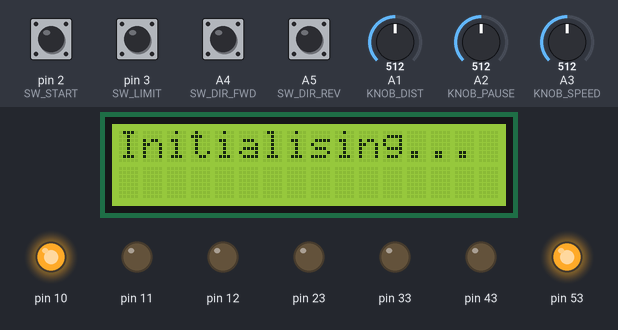
This sketch was run on a simulated Arduino Mega 2560, built with avr-gcc and run on an emulated ATmega2560. On the bench: 16×2 character LCD, output pins drawn as LEDs (lit = HIGH). The inputs (shaded band) are chosen by the test bench; at power-on: A4 (SW_DIR_FWD), A5 (SW_DIR_REV), pin 2 (SW_START), pin 3 (SW_LIMIT) HIGH, A1 (KNOB_DIST) = 512, A2 (KNOB_PAUSE) = 512, A3 (KNOB_SPEED) = 512. Pins used as bus, display or sensor lines are not drawn; what the sketch prints to the serial monitor is not drawn.

Above: at 1.2 s.
1.3 s: pin 2 (SW_START) pulled LOW for 1 s
At 2.2 s:
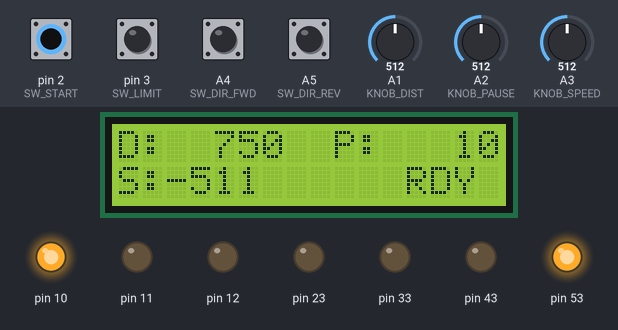
At 3.1 s:
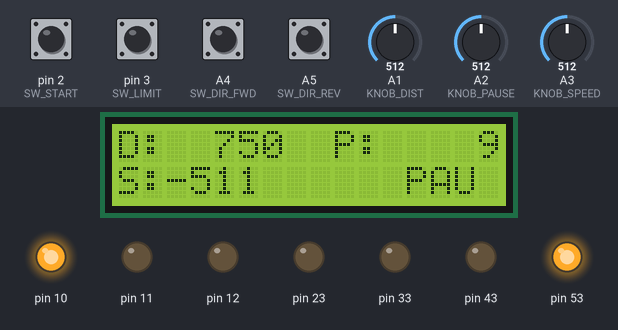
Timing chart, 0 to 13.9 s (numbered marks = the images above; inputs shaded):
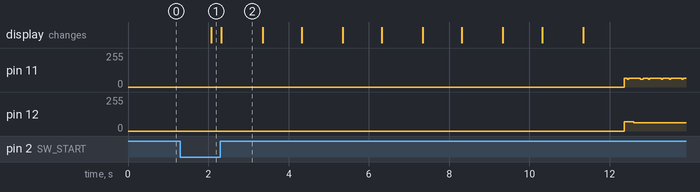

Measured:
- after the input at 1.3 s, pin 12: 0/255 → 69/255 after 11.1 s, → 62/255 0.24 s later; the display: first differs from a run without the input after 1.0 s (image 2)

The sketch:

TickerChooch.ino
```cpp
/*******************************************************************************
 * TickerChooch                                                                *
 *                                                                             *
 * Makes a stepper motor drive along a track for a preprogrammed distance with *
 * pauses for given times. Speed is set in configuration. Details are          *
 * displayed on an LCD panel.                                                  *
 *                                                                             *
 * By Adam Carmichael <carneeki@carneeki.net>                                  *
 * For Emma's Spare Room Machine Shop <missemmajade@gmail.com>                 *
 *                                                                             *
 ******************************************************************************/
#include <limits.h>
#include <stdlib.h>
#include <LiquidCrystal.h>
#include "TickerChooch.h"
#include "X113647Stepper.h"

// data entered vars
uint16_t k_distance       = 0;  // distance knob value
uint16_t k_pauseTime      = 0;  // pause time knob value
uint16_t k_speed          = 0;  // speed knob value

uint16_t distance         = 0;  // distance per chooch() cycle (mm)
uint16_t pauseTime        = 0;  // pause time per chooch() (seconds)
int16_t speed             = 0;  // speed (mm / minute)

volatile bool run                  = false; // direction switch is not neutral
volatile bool fwd                  = true;  // fwd = true, rev = false

// chooch() cycle vars
uint16_t remainingSteps   = 0;  // steps to complete in this chooch() cycle
uint16_t remainingDist    = 0;  // remaining distance in this chooch() cycle
volatile uint16_t reStartTime      = 0;  // time (in millis) pause ends
volatile uint16_t debounce         = 0;  // millis since button press
char isrBuf[255] = "";

// state machine vars
volatile uint8_t nextState         = STATE_INIT;  // state to jump to

// working and scratch values
unsigned long prev        = 0;  // previous time the loop() ran
bool doPaint              = false; // update the LCD screen?

LiquidCrystal lcd(8, 9, 4, 5, 6, 7);
X113647Stepper motor(STEPS_PER_REV, STEP_AP, STEP_AN, STEP_BP, STEP_BN);

void setup()
{
  lcd.begin(16, 2);
  lcd.print("Rebooty party");

  // TODO: remove me after debugging
  Serial.begin(115200);
  Serial.println("Rebooty party");

  // TODO: I am here for testing
  pinMode(23, OUTPUT);
  pinMode(33, OUTPUT);
  pinMode(43, OUTPUT);
  pinMode(53, OUTPUT);
  digitalWrite(23, LOW);
  digitalWrite(33, LOW);
  digitalWrite(43, LOW);
  digitalWrite(53, HIGH);

  // attach the limit switch to an interrupt so we can pause
  // when the carriage reaches the end of the rail
  pinMode(SW_LIMIT, INPUT);
  attachInterrupt(digitalPinToInterrupt(SW_LIMIT), eStop, RISING);

  // attach the start/pause switch to an interrupt so we can pause / start
  pinMode(SW_START, INPUT);
  attachInterrupt(digitalPinToInterrupt(SW_START), startPause, RISING);

  // set up other switch inputs
  pinMode(SW_DIR_FWD, INPUT);
  pinMode(SW_DIR_REV, INPUT);

  pinMode(10, OUTPUT);
  digitalWrite(10, HIGH);
}

void loop()
{
  // show any messages from ISRs
  if(strcmp(isrBuf,"")!=0)
  {
    Serial.println(isrBuf);
    memcpy(isrBuf,"",255);
  }

  // should I paint the screen?
  if(millis() - prev > UPDATE_TIME )
  {
    doPaint = true;
    prev = millis();
  }
  else
    doPaint = false;

  /* State machine:
   *  [STATE_INIT] -> [STATE_DATA] -> [STATE_RUN] <-> [STATE_PAUSE]
   *
   * If a limit switch is hit in [STATE_RUN] or [STATE_PAUSE], then next state
   * is set to [STATE_DATA].
   */
  if(nextState == STATE_INIT)
  {
    if(doPaint)
    {
      paintInit();
      delay(2000);
    }

    nextState = STATE_DATA;

  } // end STATE_INIT
  else if(nextState == STATE_DATA)
  {
    getDir();
    getSpeed();
    getPauseTime();
    getDistance();
    remainingSteps = calcSteps(distance);

    if(doPaint)
      paintData();

  } // end STATE_DATA
  else if(nextState == STATE_RUN)
  {
    if(doPaint)
      paintRun();

    if(remainingSteps - STEPS_PER_CHOOCH > 0 )
      chooch(STEPS_PER_CHOOCH);
    else
    {
      chooch(remainingSteps);
      reStartTime = millis() + (1000*pauseTime);
      nextState = STATE_PAUSE;
    }
  } // end STATE_RUN
  else if(nextState == STATE_PAUSE)
  {
    if(millis() >= reStartTime)
    {
      nextState = STATE_RUN;
      Serial.println("setting state to STATE_RUN");
      return;
    }
    if(doPaint)
      paintPause();
  } // end STATE_PAUSE
  else
  {
    // we shouldn't ever get to this point. enter AvE mode.
    // panic. call for help.
    paintPanic();
    delay(INT_MAX);
  }
}

/**
 * Calculate the number of steps required to travel a given distance
 */
uint16_t calcSteps(uint16_t mm)
{
  return (mm / DIST_PER_REV) * STEPS_PER_REV;
}

/**
 * calculate the RPMs for X113647Stepper.setSpeed();
 * Include direction component
 */
int16_t calcRpm(uint16_t sp)
{
  return (sp / DIST_PER_REV) * (fwd?1:-1);
}

/**
 * Get the distance from the distance knob, but round it
 */
uint16_t getDistance()
{
  uint16_t tmp = 0; // temporary var

  k_distance = analogRead(KNOB_DIST);

  tmp = k_distance / (1023/DIST_INCR); // round to nearest increment
  distance = map( tmp, 0, DIST_INCR, 0, DIST_MAX);

  return distance;
}

/**
 * Get the pause time from the pause time knob, but round it
 */
uint16_t getPauseTime()
{
  uint16_t tmp = 0; // temporary var
  k_pauseTime = analogRead(KNOB_PAUSE);

  tmp = k_pauseTime / (1023/PAUSE_INCR); // round to nearest increment
  pauseTime = map( tmp, 0, PAUSE_INCR, 0, PAUSE_MAX);

  // TODO: remove me after debugging
  pauseTime = 10;

  return pauseTime;
}

int16_t getSpeed()
{
  int16_t tmp = 0; // temporary var for speed

  k_speed = analogRead(KNOB_SPEED);
  tmp = k_speed/(1023/SPEED_INCR); // round to nearest increment
  speed = map( tmp, 0, SPEED_INCR, 0, SPEED_MAX) * (fwd?1:-1);

  return speed;
}

/**
 * read direction switch and set run + direction vars
 */
void getDir()
{
  /*
   * Truth table:
   *
   *   Inputs    Outputs
   *  FWD  REV   run   fwd
   *    0    0     0     0
   *    0    1     1     0
   *    1    0     1     1
   *    1    1     0     0
   *
   *  run = FWD xor  REV;
   *  fwd = FWD and !rev;
   */
  run = digitalRead(SW_DIR_FWD) ^  digitalRead(SW_DIR_REV);
  fwd = digitalRead(SW_DIR_FWD) & !digitalRead(SW_DIR_REV);
}

/**
 * Wrapper for X113647Stepper.step()
 */
void chooch(uint16_t steps)
{
  motor.setSpeed(calcRpm(speed));
  motor.step(steps);
}

void eStop()
{
  // ignore bouncey switches
  if(debounce >= millis() - DEBOUNCE_TIME)
    return;

  debounce = millis();

  nextState = STATE_DATA;
  memcpy(isrBuf,"estop(): Entering ready state...",255);
}

void startPause()
{
  // ignore bouncey switches
  if(debounce >= millis() - DEBOUNCE_TIME)
    return;

  noInterrupts();
  debounce = millis();

  if(nextState == STATE_DATA)
  {
    nextState = STATE_PAUSE;
    reStartTime = millis() + (1000 * pauseTime);
    memcpy(isrBuf,"startPause(): Entering pause...",255);
  }
  else if(nextState == STATE_RUN)
  {
    memcpy(isrBuf,"startPause(): Entering ready state...",255);
    nextState = STATE_DATA;
  }
  interrupts();
}

void paintInit()
{
  char buf[17] = "";
  strcpy(buf, "Initialising...");
  lcd.clear();
  lcd.setCursor(0,0);
  lcd.print(buf);
  Serial.println(buf);
}

void paintData()
{
  char buf[17] = "";
  strcpy(buf, "D:");
  strcat(buf, pad(distance));
  strcat(buf, "  P:");
  strcat(buf, pad(pauseTime));
  lcd.setCursor(0,0);
  lcd.print(buf);
  Serial.println(buf);

  strcpy(buf, "S:");
  strcat(buf, pad(speed));
  strcat(buf, "      ");
  strcat(buf, "RDY");
  lcd.setCursor(0,1);
  lcd.print(buf);
  Serial.println(buf);
}

void paintRun()
{
  char buf[17] = "";
  strcpy(buf, "D:");
  strcat(buf, pad(distance));
  strcat(buf, "  P:");
  strcat(buf, pad(pauseTime));
  lcd.setCursor(0,0);
  lcd.print(buf);
  Serial.println(buf);

  strcpy(buf, "S:");
  strcat(buf, pad(speed));
  strcat(buf, "      ");
  strcat(buf, "RUN");
  lcd.setCursor(0,1);
  lcd.print(buf);
  Serial.println(buf);
}

void paintPause()
{
  char buf[17] = "";
  strcpy(buf, "D:");
  strcat(buf, pad(distance));
  strcat(buf, "  P:");
  strcat(buf, pad( (int) (reStartTime-millis())/1000 ));
  lcd.setCursor(0,0);
  lcd.print(buf);
  Serial.println(buf);

  strcpy(buf, "S:");
  strcat(buf, pad(speed));
  strcat(buf, "      ");
  strcat(buf, "PAU");
  lcd.setCursor(0,1);
  lcd.print(buf);
  Serial.println(buf);
}

void paintPanic()
{
  lcd.clear();
  lcd.setCursor(0,0);
  lcd.print("     PANIC!     ");
  lcd.setCursor(0,1);
  lcd.print("       :(       ");
}

char* pad(uint16_t data)
{
  char buf[8] = "";
  char tmp[8] = "";
  if(data < 10000)  // 4 digit numbers
    strcat(buf, " ");
  if(data <  1000)  // 3 digit numbers
    strcat(buf, " ");
  if(data <   100)  // 2 digit numbers
    strcat(buf, " ");
  if(data <    10)  // 1 digit numbers
    strcat(buf, " ");

  return strcat(buf, itoa(data, tmp, 10));
}
```

TickerChooch.h
```cpp
#ifndef TICKERCHOOCH_H
#define TICKERCHOOCH_H

// TODO: Change all these values to suit

// NOTE: pins 4, 5, 6, 7, 8, 9, 10, A0 reserved for LCD screen
#define LCD_BL          10   // LCD backlight pin

#define STEP_AP          8   // Stepper pin A+
#define STEP_AN          9   // Stepper pin A-
#define STEP_BP         11   // Stepper pin B+
#define STEP_BN         12   // Stepper pin B-
#define STEPS_PER_REV 2048   // Number of steps to make one complete revolution of
                             // the motor shaft

#define SPEED         1000   // Speed in mm per minute
#define DIST_PER_REV    62.5 // Distance travelled for 1 rev of stepper shaft

#define SW_DIR_FWD      A4   // Forwards direction is pulled HIGH for forward
#define SW_DIR_REV      A5   // Reverse direction is pulled HIGH for reverse
#define SW_START         2   // Start / stop push button
#define SW_LIMIT         3   // Limit switch pin is pulled HIGH when at limit
                             // also - use pin 2 or 3 so there's an interrupt

#define KNOB_DIST       A1   // Wiper for distance knob
#define KNOB_PAUSE      A2   // Wiper for pause knob
#define KNOB_SPEED      A3   // Wiper for speed knob
#define SPEED_MAX     1023   // Maximum speed (as analogRead())
#define SPEED_INCR      20   // # of increments for speed
#define DIST_MAX      1500   // Maximum distance (mm)
#define DIST_INCR       20   // # of increments for distance
#define PAUSE_MAX       90   // Maximum pause time (seconds)
#define PAUSE_INCR       1   // # of increments for pause time

#define STATE_INIT       1   // initialisation state - not much really happens
#define STATE_DATA       2   // data entry and ready state
#define STATE_RUN        3   // run state - carriage moves
#define STATE_PAUSE      4   // pause state between movements

#define STEPS_PER_CHOOCH 2048 // how many steps per chooch() cycle

#define UPDATE_TIME     50   // number of millis() between screen updates
#define DEBOUNCE_TIME  5000  // long debounce time because using wires

uint16_t calcSteps(uint16_t);
uint16_t getDistance();
uint16_t getPauseTime();
int16_t getSpeed();
void getDir();
void chooch(uint16_t);
void pause();
void eStop();
void startPause();
void paint();

void paintInit();
void paintData();
void paintRun();
void paintPause();
void paintPanic();

char* pad(uint16_t);

#endif
```

X113647Stepper.cpp
```cpp
/*
  X113647Stepper.cpp - X113647 Stepper Motor Driver Board library for Arduino
  See X113647Stepper.h for notes
 */


#include "Arduino.h"
#include "X113647Stepper.h"

/*
 *   constructor for defualt single-phase operation
 *   Sets the number of steps per revolution and which pins should control the motor.
 */

X113647Stepper::X113647Stepper(int number_of_steps, int motor_pin_1, int motor_pin_2, int motor_pin_3, int motor_pin_4)
{

  this->number_of_steps = number_of_steps;
  this->step_mode = 1;

  // Arduino pins for the motor control connection:
  this->motor_pin_1 = motor_pin_1;
  this->motor_pin_2 = motor_pin_2;
  this->motor_pin_3 = motor_pin_3;
  this->motor_pin_4 = motor_pin_4;

  ignition();

}

/*
 *   constructor with step mode specification
 *   Sets the number of steps per revolution, stepping mode and which pins should control the motor.
 */

X113647Stepper::X113647Stepper(int number_of_steps, int motor_pin_1, int motor_pin_2, int motor_pin_3, int motor_pin_4, int step_mode)
{

  this->number_of_steps = number_of_steps;
  this->step_mode = step_mode;

  // Arduino pins for the motor control connection:
  this->motor_pin_1 = motor_pin_1;
  this->motor_pin_2 = motor_pin_2;
  this->motor_pin_3 = motor_pin_3;
  this->motor_pin_4 = motor_pin_4;

  ignition();

}

/*
  Emergency Stop - sets steps_remaining = 0 so step(int) should stop looping
  when an interrupt returns into the loop.
 */
void X113647Stepper::estop()
{
  this->steps_remaining = 0;
}

/*
  Common (private) method to initialise stepper output
*/
void X113647Stepper::ignition()
{
  // set steps_remaining to zero
  this->steps_remaining = 0;

  // common instance variable initialisation
  this->step_number = 0;

  // Encode the the clockwise sequence of control signals:
  switch(this->step_mode) {
  case 1:
    this->steps_per_cycle = 4;
    this->step_codes[0] = B00001;
    this->step_codes[1] = B00010;
    this->step_codes[2] = B00100;
    this->step_codes[3] = B01000;
    break;
  case 2:
    this->steps_per_cycle = 4;
    this->step_codes[0] = B00011;
    this->step_codes[1] = B00110;
    this->step_codes[2] = B01100;
    this->step_codes[3] = B01001;
    break;
  case 3:
    this->steps_per_cycle = 8;
    this->step_codes[0] = B00001;
    this->step_codes[1] = B00011;
    this->step_codes[2] = B00010;
    this->step_codes[3] = B00110;
    this->step_codes[4] = B00100;
    this->step_codes[5] = B01100;
    this->step_codes[6] = B01000;
    this->step_codes[7] = B01001;
    break;
  }
  this->signals_per_step = this->steps_per_cycle / 4;
  this->minimum_delay = this->signals_per_step + 1;

  // setup the pins on the microcontroller:
  pinMode(this->motor_pin_1, OUTPUT);
  pinMode(this->motor_pin_2, OUTPUT);
  pinMode(this->motor_pin_3, OUTPUT);
  pinMode(this->motor_pin_4, OUTPUT);

  // set a default speed 1rpm
  setSpeed(1);
}

/*
  Sets the speed in revs per minute
*/
void X113647Stepper::setSpeed(float whatSpeed)
{
  this->step_delay = 60L * 1000L / this->number_of_steps / whatSpeed / this->signals_per_step;
  if(this->step_delay < this->minimum_delay)
    this->step_delay = this->minimum_delay;
}

/*
  Moves the motor steps_to_move steps.  If the number is negative,
   the motor moves in the reverse direction.
 */
void X113647Stepper::step(int steps_to_move)
{
  this->steps_remaining = abs(steps_to_move) * this->signals_per_step;  // how many steps to take

  // determine direction based on whether steps_to_move is + or -:
  int direction = 1;                    // Direction of rotation: default forward
  if (steps_to_move < 0) direction = 0; // reverse

  long last_step_time = 0;         // time stamp in ms of when the last step was taken

  // decrement the number of steps, moving one step each time:
  while(this->steps_remaining > 0) {

    // move only if the appropriate delay has passed:
    if (millis() >= last_step_time + this->step_delay) {

      // get the timeStamp of when you stepped:
      last_step_time = millis();

      // increment or decrement the step number,
      // depending on direction:
      if (direction == 1) {
        this->step_number++;
        if (this->step_number == this->number_of_steps) {
          this->step_number = 0;
        }
      }
      else {
        if (this->step_number == 0) {
          this->step_number = this->number_of_steps;
        }
        this->step_number--;
      }
      // decrement the steps remaining:
      this->steps_remaining--;
      // step the motor to step number 0..7:
      stepMotor(this->step_number % this->steps_per_cycle);
    }
  }
  // clear signals
  digitalWrite(motor_pin_1, LOW);
  digitalWrite(motor_pin_2, LOW);
  digitalWrite(motor_pin_3, LOW);
  digitalWrite(motor_pin_4, LOW);
}

/*
 * Moves the motor forward or backwards.
 */
void X113647Stepper::stepMotor(int thisStep)
{
  digitalWrite(motor_pin_1, bitRead(this->step_codes[thisStep], 0));
  digitalWrite(motor_pin_2, bitRead(this->step_codes[thisStep], 1));
  digitalWrite(motor_pin_3, bitRead(this->step_codes[thisStep], 2));
  digitalWrite(motor_pin_4, bitRead(this->step_codes[thisStep], 3));
}

/*
  version() returns the version of the library:
*/
int X113647Stepper::version(void)
{
  return 1;
}
```

Source omitted: X113647Stepper.h (2216 bytes)
